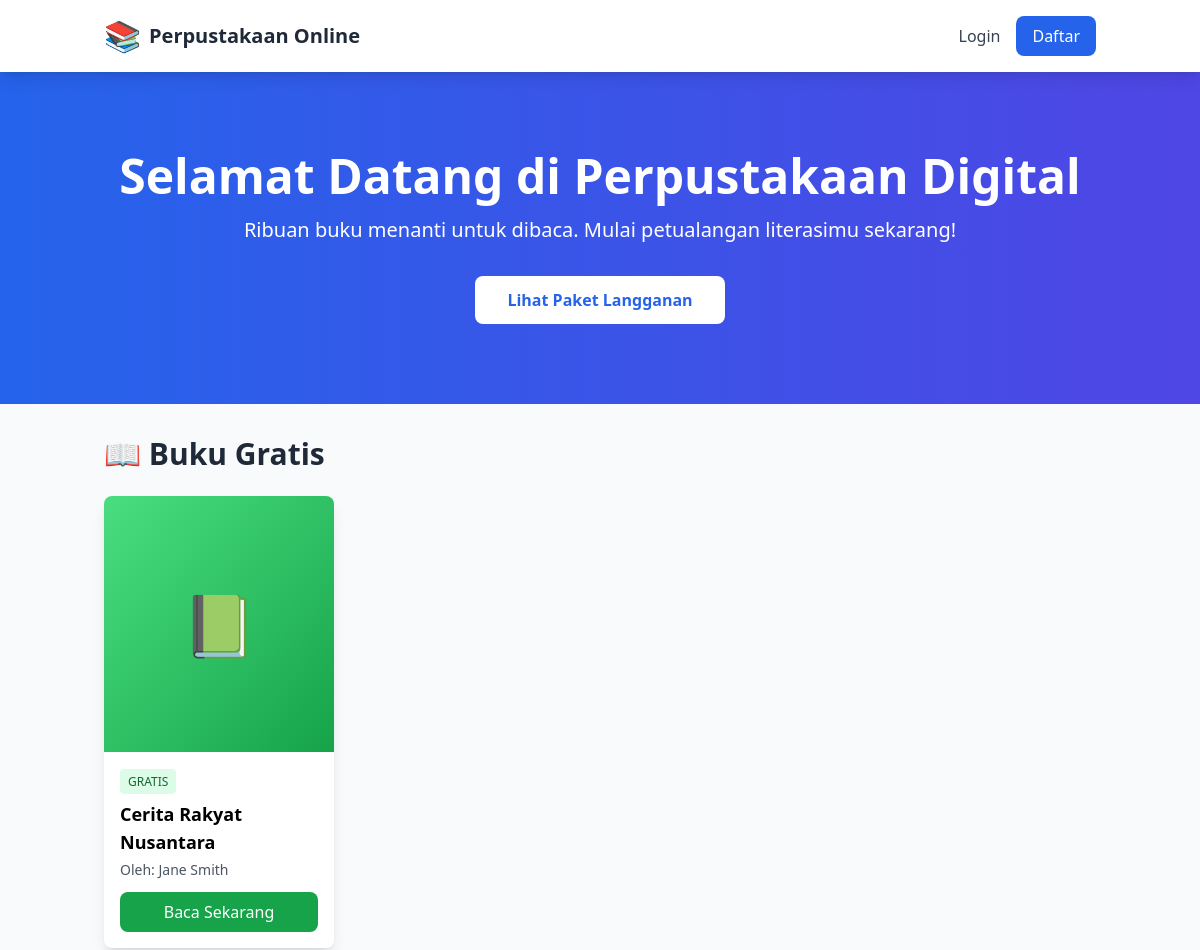
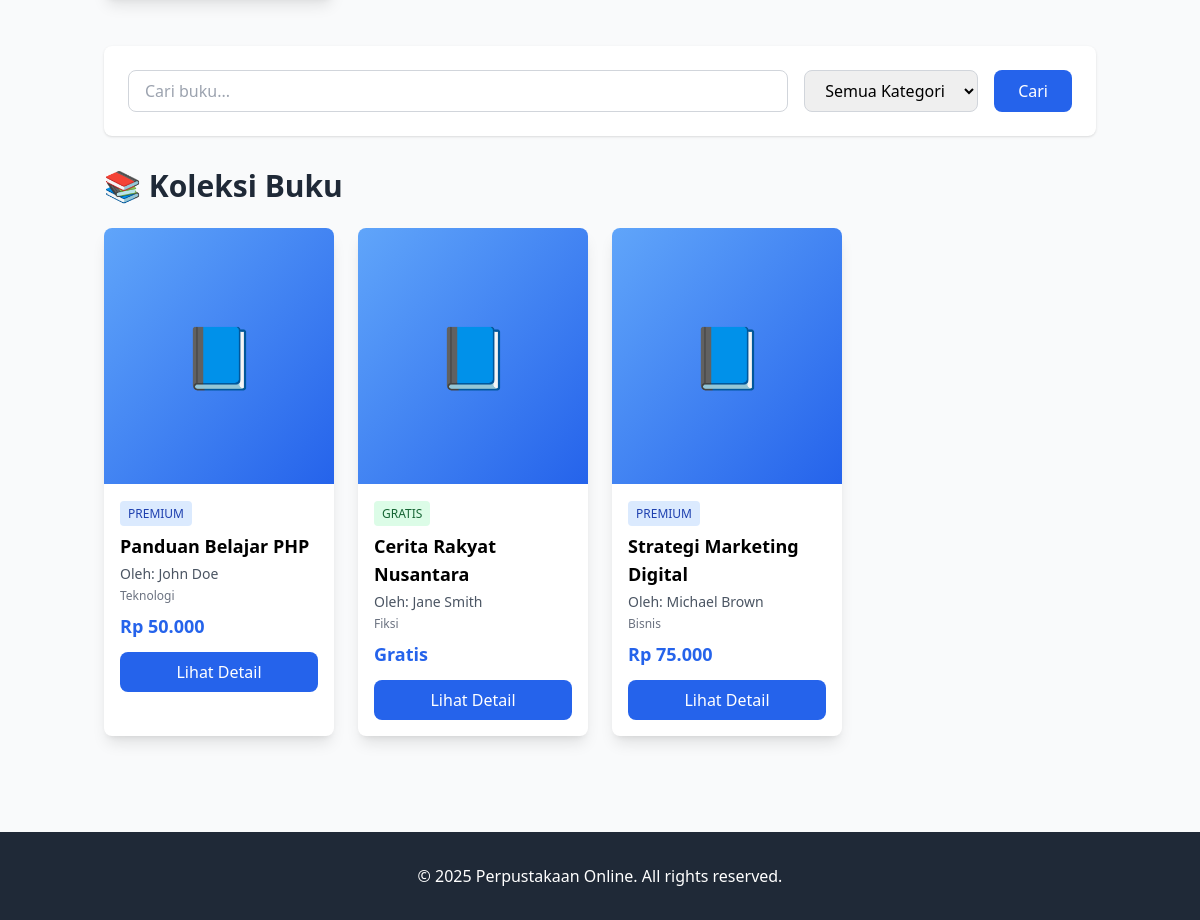
The page / on the database its author committed (2 pictures, top to bottom).
### tables this page shows
CREATE TABLE `books` (
  `id` int NOT NULL,
  `title` varchar(255) NOT NULL,
  `author` varchar(100) NOT NULL,
  `description` text,
  `cover_image` varchar(255) DEFAULT NULL,
  `content` text,
  `price` decimal(10,2) DEFAULT '0.00',
  `category_id` int DEFAULT NULL,
  `is_free` tinyint(1) DEFAULT '0',
  `created_at` timestamp NULL DEFAULT CURRENT_TIMESTAMP
);

CREATE TABLE `categories` (
  `id` int NOT NULL,
  `name` varchar(100) NOT NULL,
  `description` text,
  `created_at` timestamp NULL DEFAULT CURRENT_TIMESTAMP
);

### functions.php (called while the page is built, shortened)
<?php
function formatRupiah($angka) {
    return 'Rp ' . number_format($angka, 0, ',', '.');
}
function isLoggedIn() {
    return isset($_SESSION['user_id']) && !empty($_SESSION['user_id']);
}

### index.php (the view, shortened to what this page needs)
<?php
require_once 'config.php';
$free_books_query = "SELECT b.*, c.name as category_name FROM books b
                      LEFT JOIN categories c ON b.category_id = c.id
                      WHERE b.is_free = 1 ORDER BY b.created_at DESC LIMIT 4";
$free_books_result = mysqli_query($conn, $free_books_query);
$search = isset($_GET['search']) ? mysqli_real_escape_string($conn, $_GET['search']) : '';
$books_query = "SELECT b.*, c.name as category_name FROM books b
                LEFT JOIN categories c ON b.category_id = c.id WHERE 1=1";
$books_query .= " ORDER BY b.created_at DESC";
$books_result = mysqli_query($conn, $books_query);
?>
<!DOCTYPE html>
<html lang="id">
<head>
    <script src="https://cdn.tailwindcss.com"></script>
</head>
<body class="bg-gray-50">
    <nav class="bg-white shadow-lg sticky top-0 z-50">
        <div class="container mx-auto px-4">
            <div class="flex justify-between items-center py-4">
                <div class="flex items-center space-x-2">
                    <span class="text-3xl">📚</span>
                    <span class="text-xl font-bold text-gray-800">Perpustakaan Online</span>
                </div>
                <div class="flex items-center space-x-4">
                    <?php if (isLoggedIn()): ?>
                        <a href="subscription.php" class="text-blue-600 hover:text-blue-800 font-semibold">
                            ⭐ Langganan
                        </a>
                        <a href="my-books.php" class="text-gray-700 hover:text-gray-900">Buku Saya</a>
                        <div class="relative group">
                            <button class="flex items-center space-x-2 text-gray-700 hover:text-gray-900">
                                <span class="font-semibold"><?php echo $_SESSION['full_name']; ?></span>
                                <span>▼</span>
                            </button>
                            <div class="absolute right-0 mt-2 w-48 bg-white rounded-lg shadow-xl hidden group-hover:block">
                                <?php if (isAdmin()): ?>
                                    <a href="admin/dashboard.php" class="block px-4 py-2 text-gray-800 hover:bg-gray-100">Dashboard Admin</a>
                                <?php endif; ?>
                                <a href="logout.php" class="block px-4 py-2 text-red-600 hover:bg-gray-100">Logout</a>
                            </div>
                        </div>
                    <?php else: ?>
                        <a href="login-user.php" class="text-gray-700 hover:text-gray-900">Login</a>
                        <a href="register.php" class="bg-blue-600 text-white px-4 py-2 rounded-lg hover:bg-blue-700">Daftar</a>
                    <?php endif; ?>
                </div>
            </div>
        </div>
    </nav>
    <div class="bg-gradient-to-r from-blue-600 to-indigo-600 text-white py-20">
        <div class="container mx-auto px-4 text-center">
            <h1 class="text-5xl font-bold mb-4">Selamat Datang di Perpustakaan Digital</h1>
            <p class="text-xl mb-8">Ribuan buku menanti untuk dibaca. Mulai petualangan literasimu sekarang!</p>
            <a href="subscription.php" class="bg-white text-blue-600 px-8 py-3 rounded-lg font-semibold hover:bg-gray-100 inline-block">
                Lihat Paket Langganan
            </a>
        </div>
    </div>
    <div class="container mx-auto px-4 py-8">
        <?php if (mysqli_num_rows($free_books_result) > 0): ?>
            <section class="mb-12">
                <h2 class="text-3xl font-bold text-gray-800 mb-6">📖 Buku Gratis</h2>
                <div class="grid grid-cols-1 md:grid-cols-2 lg:grid-cols-4 gap-6">
                    <?php while ($book = mysqli_fetch_assoc($free_books_result)): ?>
                        <div class="bg-white rounded-lg shadow-lg overflow-hidden hover:shadow-xl transition">
                            <div class="h-64 bg-gradient-to-br from-green-400 to-green-600 flex items-center justify-center text-white text-6xl">
                                📗
                            </div>
                            <div class="p-4">
                                <span class="text-xs bg-green-100 text-green-800 px-2 py-1 rounded">GRATIS</span>
                                <h3 class="font-bold text-lg mt-2 mb-1"><?php echo htmlspecialchars($book['title']); ?></h3>
                                <p class="text-gray-600 text-sm mb-2">Oleh: <?php echo htmlspecialchars($book['author']); ?></p>
                                <a href="book-detail.php?id=<?php echo $book['id']; ?>"
                                   class="block text-center bg-green-600 text-white py-2 rounded-lg hover:bg-green-700 mt-3">
                                    Baca Sekarang
                                </a>
                            </div>
                        </div>
                    <?php endwhile; ?>
                </div>
            </section>
        <?php endif; ?>
        <div class="bg-white rounded-lg shadow p-6 mb-8">
            <form method="GET" class="flex flex-col md:flex-row gap-4">
                <input type="text" name="search" placeholder="Cari buku..." value="<?php echo htmlspecialchars($search); ?>"
                       class="flex-1 px-4 py-2 border border-gray-300 rounded-lg focus:outline-none focus:ring-2 focus:ring-blue-500">
                <select name="category" class="px-4 py-2 border border-gray-300 rounded-lg focus:outline-none focus:ring-2 focus:ring-blue-500">
                    <option value="0">Semua Kategori</option>
                </select>
                <button type="submit" class="bg-blue-600 text-white px-6 py-2 rounded-lg hover:bg-blue-700">
                    Cari
                </button>
            </form>
        </div>
        <section>
            <h2 class="text-3xl font-bold text-gray-800 mb-6">📚 Koleksi Buku</h2>
            <div class="grid grid-cols-1 md:grid-cols-3 lg:grid-cols-4 gap-6">
                <?php while ($book = mysqli_fetch_assoc($books_result)): ?>
                    <div class="bg-white rounded-lg shadow-lg overflow-hidden hover:shadow-xl transition">
                        <div class="h-64 bg-gradient-to-br from-blue-400 to-blue-600 flex items-center justify-center text-white text-6xl">
                            📘
                        </div>
                        <div class="p-4">
                            <?php if ($book['is_free']): ?>
                                <span class="text-xs bg-green-100 text-green-800 px-2 py-1 rounded">GRATIS</span>
                            <?php else: ?>
                                <span class="text-xs bg-blue-100 text-blue-800 px-2 py-1 rounded">PREMIUM</span>
                            <?php endif; ?>
                            <h3 class="font-bold text-lg mt-2 mb-1"><?php echo htmlspecialchars($book['title']); ?></h3>
                            <p class="text-gray-600 text-sm mb-1">Oleh: <?php echo htmlspecialchars($book['author']); ?></p>
                            <p class="text-gray-500 text-xs mb-2"><?php echo htmlspecialchars($book['category_name']); ?></p>
                            <p class="text-blue-600 font-bold text-lg mb-3">
                                <?php echo $book['is_free'] ? 'Gratis' : formatRupiah($book['price']); ?>
                            </p>
                            <a href="book-detail.php?id=<?php echo $book['id']; ?>"
                               class="block text-center bg-blue-600 text-white py-2 rounded-lg hover:bg-blue-700">
                                Lihat Detail
                            </a>
                        </div>
                    </div>
                <?php endwhile; ?>
            </div>
        </section>
    </div>
    <footer class="bg-gray-800 text-white py-8 mt-16">
        <div class="container mx-auto px-4 text-center">
            <p>&copy; 2025 Perpustakaan Online. All rights reserved.</p>
        </div>
    </footer>
</body>
</html>

### rows shown on the page
books: title "Cerita Rakyat Nusantara", author "Jane Smith", is_free "GRATIS", category.name "Fiksi"
books: is_free "PREMIUM", title "Panduan Belajar PHP", author "John Doe", category.name "Teknologi", price "Rp 50.000"
books: is_free "PREMIUM", title "Strategi Marketing Digital", author "Michael Brown", category.name "Bisnis", price "Rp 75.000"
